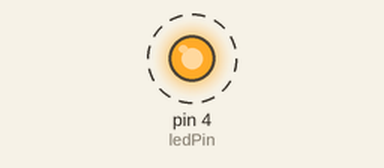
The sketch below on a simulated Arduino Uno, built with avr-gcc and run on an emulated ATmega328P. Shown: output pins drawn as LEDs (lit = HIGH). Wiring (inferred from the signals the program sends): 4×4 keypad with keys 1 2 3 A 4 5 6 B 7 8 9 C * 0 # D (labels assumed): rows pin 5, pin 6, pin 7, pin 8; columns pin 9, pin 10, pin 11, pin 12. Dashed ring = blinking. Pins used as bus, display or sensor lines are not drawn; what the sketch prints to the serial monitor is not drawn.

Above: at 0.33 s.
Timing chart, 0 to 4.0 s (numbered marks = the images above):
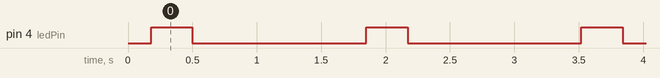

Measured:
- by itself, pin 4 (ledPin): alternates HIGH for 0.32 s and LOW for 1.4 s

The sketch:

switchGrid1.ino
```cpp
//---  Reads the state of a switch array
//
//  > Wire an LED from Digital Pin 4 (pin 6 on the chip) thru a 330 ohm resistor to ground
//  > Wire 16 switches as per diagram - 4x4 grid, switches across columns and rows
//  > columns will be Digital Pins 5-8, Rows use Digital Pins 9-12


int ledPin = 4;

int rows = 4;            // how many rows and columns - we can use 20 pins on an Arduino
int columns = 4;         // 4 rows and 4 columns which is 16 switches total
int rowOffset = 9;       // digital pins not starting at 0 - columns are Digital Pins 9-12 (IC Pins 15-18)
int columnOffset = 5;    // digital pins not starting at 0 - rows are Digital Pins 5-8 (IC Pins 11-14)

// 2 dimensional array to hold switch data
int switchData[4][4] = {
  {
    0, 0, 0, 0       }
  ,
  {
    0, 0, 0, 0       }
  ,
  {
    0, 0, 0, 0       }
  ,
  {
    0, 0, 0, 0       }
};

int buttonState = 0;        // variable for storing "state" of the button


void setup() {                   // do once at startup
  Serial.begin(9600);         // initialize serial port

  // using 2 FOR loops to set states of pins rather than listing them separately
  for(int i=0; i<columns; i++) {   // set Digital Pins 9-12 as OUTPUTS
    pinMode(i+columnOffset, OUTPUT);
    Serial.print("digital pin ");
    Serial.print(i+columnOffset);
    Serial.println(" set as output");
  }
  Serial.println();

  for(int i=0; i<rows; i++) {      // set Digital Pins 5-8 (IC Pins 11-14) as INPUTS pulled high
    pinMode(i+rowOffset, INPUT_PULLUP);
    pinMode(i+columnOffset, OUTPUT);
    Serial.print("digital pin ");
    Serial.print(i+rowOffset);
    Serial.println(" set as input");
  }
  Serial.println();
  Serial.println();

  pinMode(ledPin, OUTPUT);    // initialize digital pin as an output (for LED)
}

void loop()  {                  // repeat forever
  // all columns (outputs) are set high to start
  for(int i=0; i<columns; i++) {
    digitalWrite(i+columnOffset, HIGH);
  }
  digitalWrite(ledPin, HIGH);  // light LED as we start reading data

  // scan across columns - make each column go low, one at a time
  for(int i=0; i<columns; i++) {
    digitalWrite(i+columnOffset, LOW);
    // scan across rows testing switches and putting data in array
    for(int j=0; j<rows; j++) {
      switchData[i][j] = digitalRead(j+rowOffset); // "Read" the voltage present on the pin (check switch)
      delay(20);
    }  // end row FOR loop
    digitalWrite(i+columnOffset, HIGH);  // raise column back HIGH
  }  // end column FOR loop

  digitalWrite(ledPin, LOW);  // turn off LED - done reading data
  dataDump();
  delay(1000);           // use to test loop speed
}

void dataDump() {
  // scan across columns
  for(int i=0; i<columns; i++) {
    // scan across rows
    for(int j=0; j<rows; j++) {
      Serial.print("column ");
      Serial.print(i);
      Serial.print(" row ");
      Serial.print(j);
      Serial.print(" switch ");
      Serial.println(switchData[i][j]);
    }  // end row FOR loop
  }  // end column FOR loop
      Serial.println();
}


void dataDump2() {
  for(int i=0; i<columns; i++) {
    for(int j=0; j<rows; j++) {
      Serial.print(switchData[i][j] + "  x ");
    }
    Serial.println();
    delay(250);
  }
  Serial.println();
}
```
